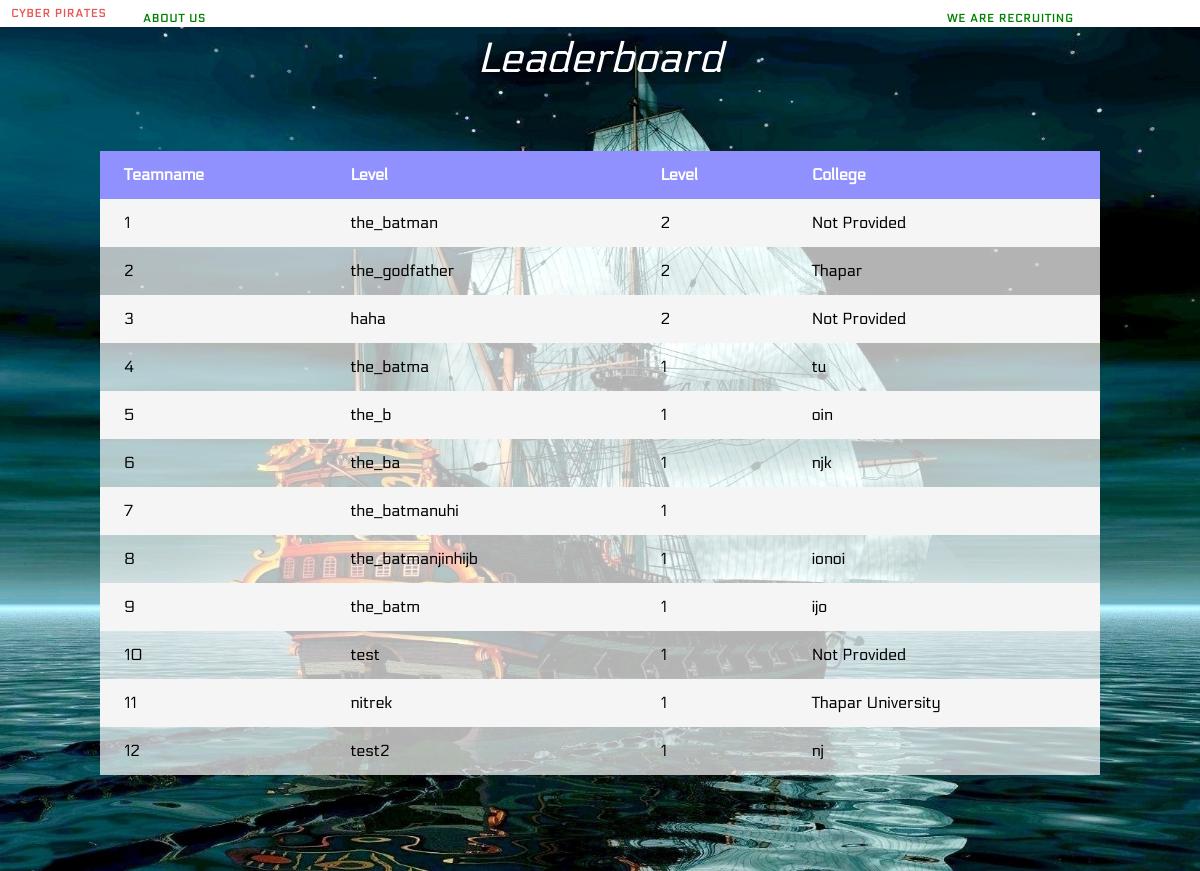
/leaderboard/index.php, run on the app's committed database.
### tables this page shows
CREATE TABLE IF NOT EXISTS `user_level` (
  `userid` int(5) NOT NULL DEFAULT '0',
  `level` int(11) NOT NULL DEFAULT '1',
  `verify` varchar(10) NOT NULL DEFAULT '0',
  `teamname` text,
  `time` timestamp NULL DEFAULT CURRENT_TIMESTAMP ON UPDATE CURRENT_TIMESTAMP,
  PRIMARY KEY (`userid`)
);

CREATE TABLE IF NOT EXISTS `user_info` (
  `userid` int(50) NOT NULL AUTO_INCREMENT,
  `teamname` varchar(20) NOT NULL,
  `captainname` varchar(30) NOT NULL,
  `membername` varchar(30) DEFAULT NULL,
  `email` varchar(50) NOT NULL,
  `password` varchar(20) NOT NULL,
  `college` varchar(40) DEFAULT 'Not Provided',
  `code` varchar(5) NOT NULL,
  PRIMARY KEY (`userid`),
  UNIQUE KEY `teamname` (`teamname`),
  UNIQUE KEY `email` (`email`)
);

### leaderboard/index.php (the view, shortened to what this page needs)
<?php include_once '../php/connect.php'; ?>
<!DOCTYPE html>
<html lang="en" class="no-js">
	<head>
		<link rel="stylesheet" type="text/css" href="css/normalize.css" />
		<link rel="stylesheet" type="text/css" href="css/demo.css" />
		<link rel="stylesheet" type="text/css" href="css/component.css" />
                <link rel="stylesheet" type="text/css" href="../css/demo.css" />
                <link rel="stylesheet" type="text/css" href="../css/component.css" />
                <link rel="stylesheet" type="text/css" href="../css/normalize.css" />
		<link rel="stylesheet" type="text/css" href="../css/demo.css" />
		<link rel="stylesheet" type="text/css" href="../css/component.css" />
                <link rel="stylesheet" type="text/css" href="../css/content.css" />
                <link rel="stylesheet" type="text/css" href="../css/template.css" />
	</head>
	<body>
		<div class="container">
                        <div style="margin-top: 0%;" class="codrops-top clearfix">
                            <?php include_once '../php/header.php';?>
                        </div>
                        <header>
                            <h1 style=""><em style="background-color: rgba(0,0,0,0.2); color: white">Leaderboard </em></h1>
			</header>
                </div>
			<div class="component">
				<table>
					<thead>
						<tr>
							<th>Teamname</th>
							<th>Level</th>
							<th>Level</th>
                                                        <th>College</th>
						</tr>
					</thead>
					<tbody>
					<?php
                                        $query="SELECT `teamname`,`level` FROM user_level ORDER BY `level` DESC, `time` ASC";
                                        try{
                                        $stmt=$conn->prepare($query);
                                        $stmt->execute(array());
                                        $result=$stmt->fetchAll();
                                        }  catch (PDOException $e){
                                            echo "ERROR:".$e->getMessage();
                                        }
                                        if(count($result)){
                                            $rank=1;
                                            foreach ($result as $row)
                                            {
                                                $teamname=$row['teamname'];
                                                $level=$row['level'];
                                                $query_info="SELECT `college` FROM user_info WHERE `teamname`=:teamname LIMIT 1";
                                                try{
                                                    $stmt_info=$conn->prepare($query_info);
                                                    $stmt_info->execute(array(':teamname'=>$teamname));
                                                    $result_info=$stmt_info->fetchAll();
                                                    }  catch (PDOException $e){
                                                        echo "ERROR:".$e->getMessage();
                                                }
                                                $college=$result_info[0]['college'];
                                                echo "<tr><td class='teamname'>$rank</td><td class='user-email'>$teamname</td><td class='user-phone'>$level</td><td class='user-mobile'>$college</td></tr>";
                                                $rank++;
                                            }
                                        }
                                        ?>
					</tbody>
				</table>
		</div>
	</body>
</html>

### php/header.php (shortened to what this page needs)
<a class="codrops-icon" href="http://cyb3rpirat3s.in"><span>Cyber Pirates </span></a>
<div id="timer">
    <span style="margin-left:-30%;position:fixed;"><a style="color:green;" target="_blank" href="http://cyberpirates.in/aboutus/">About Us</a></span>
    <iframe src="https://freesecure.timeanddate.com/countdown/i4jj15fj/n1728/cf11/cm0/cu5/ct0/cs1/ca0/co1/cr0/ss1/cac000/cpc000/pcfff/tc66c/fn3/fs90/szw256/szh108/tatHunt%20begins%20in/tac000/tptThe%20hunt%20has%20begun/tpcf00/iso2015-02-14T12:00:00" allowTransparency="true" frameborder="0" width="252" height="26"></iframe>
    <img src="img/timer-overlay.png"/><span style="margin-left:37%;position:fixed;"><a style="color:green;" target="_blank" href="http://j.mp/cpisrecruiting">We are recruiting</a></span>
</div>

### leaderboard/css/demo.css (style rules this page uses)
*, *:after, *:before { -webkit-box-sizing: border-box; -moz-box-sizing: border-box; box-sizing: border-box; }
body { font-family: 'Lato', Arial, sans-serif; color: #7c8d87; background: #f8f8f8; }
a { color: #31bc86; text-decoration:none; }
.container > header { margin: 0 auto; padding: 2em; text-align: center; background: rgba(0,0,0,0.01); }
.container > header h1 { font-size: 2.625em; line-height: 1.3; margin: 0; font-weight: 300; }

### leaderboard/css/component.css (style rules this page uses)
.component { line-height: 1.5em; margin: 0 auto; padding: 2em 0 3em; width: 90%; max-width: 1000px; overflow: hidden; }
table { border-collapse: collapse; margin-bottom: 3em; width: 100%; background: rgba(255,255,255,.7); }
td, th { padding: 0.75em 1.5em; text-align: left; }
th { background-color: #9090ff; font-weight: bold; color: #fff; white-space: nowrap; }
tbody tr:nth-child(2n-1) { background-color: #f5f5f5; transition: all .125s ease-in-out; }

### css/demo.css (style rules this page uses)
*, *:after, *:before { -webkit-box-sizing: border-box; -moz-box-sizing: border-box; box-sizing: border-box; }
.clearfix:before, .clearfix:after { content: ''; display: table; }
.clearfix:after { clear: both; }
body { position: relative; background: #000000; color: black; font-size: 100%; line-height: 1.25; font-weight: 300; font-family: 'Electrolize', Arial, sans-serif; }
.container { background:transparent; z-index: 0; }
a, button { color: #a5a4a5; text-decoration: none; outline: none; }
#timer { width: 30%; height: 95%; background-color:transparent; margin-left: 41%; margin-top:-2%; }
#timer iframe { height: 100%; position: fixed; top:0px; }
.codrops-top { position: fixed; width: 100%; text-transform: uppercase; font-weight: 700; font-size: 0.69em; height:27px; line-height: 2.2; background: white; color: black; }
.codrops-top a { display: inline-block; padding: 0.2em 1em; text-decoration: none; letter-spacing: 1px; font-weight: bold; }
.codrops-icon:before { margin: 0 4px; text-transform: none; font-weight: normal; font-style: normal; font-variant: normal; font-family: 'codropsicons'; line-height: 1; speak: none; -webkit-font-smoothing: antialiased; }

### leaderboard/index.php (style rules this page uses)
body { background: url("back-leaderboard.jpg"); background-size: cover; background-repeat: no-repeat; background-attachment: fixed; background-position: center center; }

### data on the page
user_level: teamname "the_batman", userid.college "Not Provided"
user_level: teamname "the_godfather", userid.college "Thapar"
user_level: teamname "haha", userid.college "Not Provided"
user_level: teamname "the_batma", userid.college "tu"
user_level: teamname "the_b", userid.college "oin"
user_level: teamname "the_ba", userid.college "njk"
user_level: teamname "the_batmanuhi"
user_level: teamname "the_batmanjinhijb", userid.college "ionoi"
user_level: teamname "the_batm", userid.college "ijo"
user_level: teamname "test", userid.college "Not Provided"
user_level: teamname "nitrek", userid.college "Thapar University"
user_level: teamname "test2", userid.college "nj"
